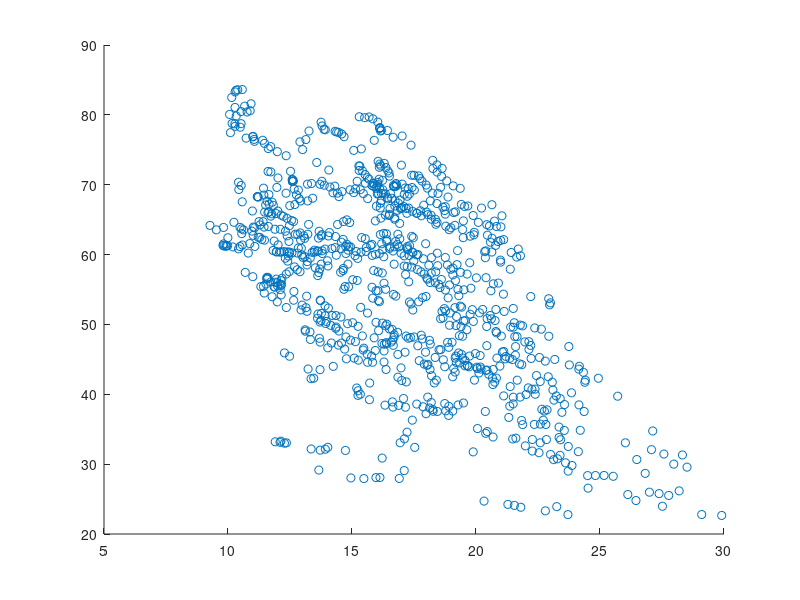

MATLAB code to generate this figure:
# This example loads the generated MAT files into Octave and plots one of them.
load("externalTrainingSet.mat")
load("externalTestSet.mat")
load("externalValidationSet.mat")
load("internalTrainingSet.mat")
load("internalTestSet.mat")
load("internalValidationSet.mat")
scatter(externalTrainingSet(:,1), externalTrainingSet(:,2))

